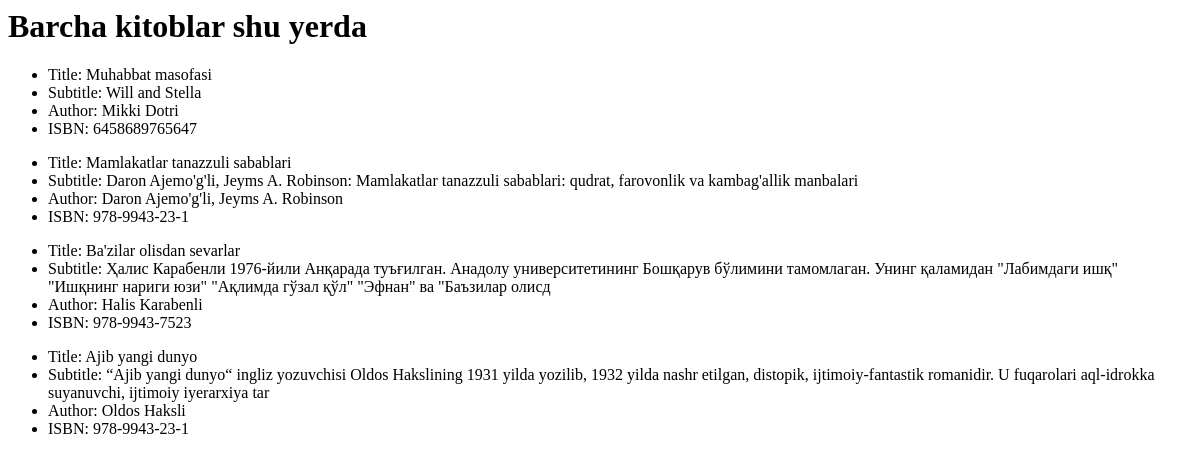
Before: / with the older database file.
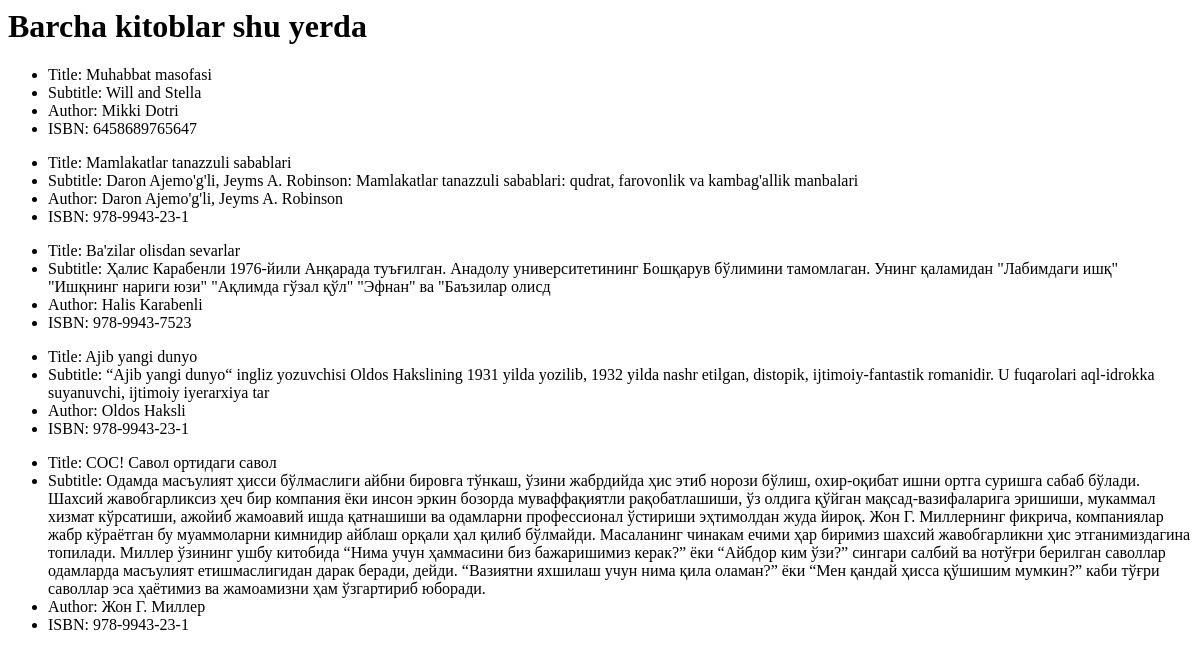
After: the same page with the newer database file.
### myapp/models.py (models this page shows, shortened)
class Book(models.Model):
    title=models.CharField(max_length=200)
    subtitle=models.TextField()
    author=models.CharField(max_length=200)
    isbn=models.CharField(max_length=13)

### myapp/views.py (the view)
# urls.py: path('',BookListView.as_view(),name='home')
class BookListView(ListView):
    model=Book
    template_name='books/book_list.html'

### templates/books/book_list.html
<h1>Barcha kitoblar shu yerda</h1>
{% for book in object_list %}
<ul>
    <li>Title: {{ book.title }}</li>
    <li>Subtitle: {{ book.subtitle }}</li>
    <li>Author: {{ book.author }}</li>
    <li>ISBN: {{ book.isbn }}</li>
</ul>
{% endfor %}

Changed rows visible on the page:
added Book: title "COC! Савол ортидаги савол", subtitle "Одамда масъулият ҳисси бўлмаслиги айбни бировга тўнкаш, ўзини жабрдийда ҳис этиб норози бўлиш, охир-оқибат ишни ортга суришга сабаб бўлади. Шахсий жавобгарликсиз ҳеч бир компания ёки инсон эркин бозорда муваффақиятли рақобатлашиши, ўз олдига қўйган мақсад-вазифаларига эришиши, мукаммал хизмат кўрсатиши, ажойиб жамоавий ишда қатнашиши ва одамларни профессионал ўстириши эҳтимолдан жуда йироқ. Жон Г. Миллернинг фикрича, компаниялар жабр кўраётган бу муаммоларни кимнидир айблаш орқали ҳал қилиб бўлмайди. Масаланинг чинакам ечими ҳар биримиз шахсий жавобгарликни ҳис этганимиздагина топилади. Миллер ўзининг ушбу китобида “Нима учун ҳаммасини биз бажаришимиз керак?” ёки “Айбдор ким ўзи?” сингари…", author "Жон Г. Миллер", isbn "978-9943-23-1"
